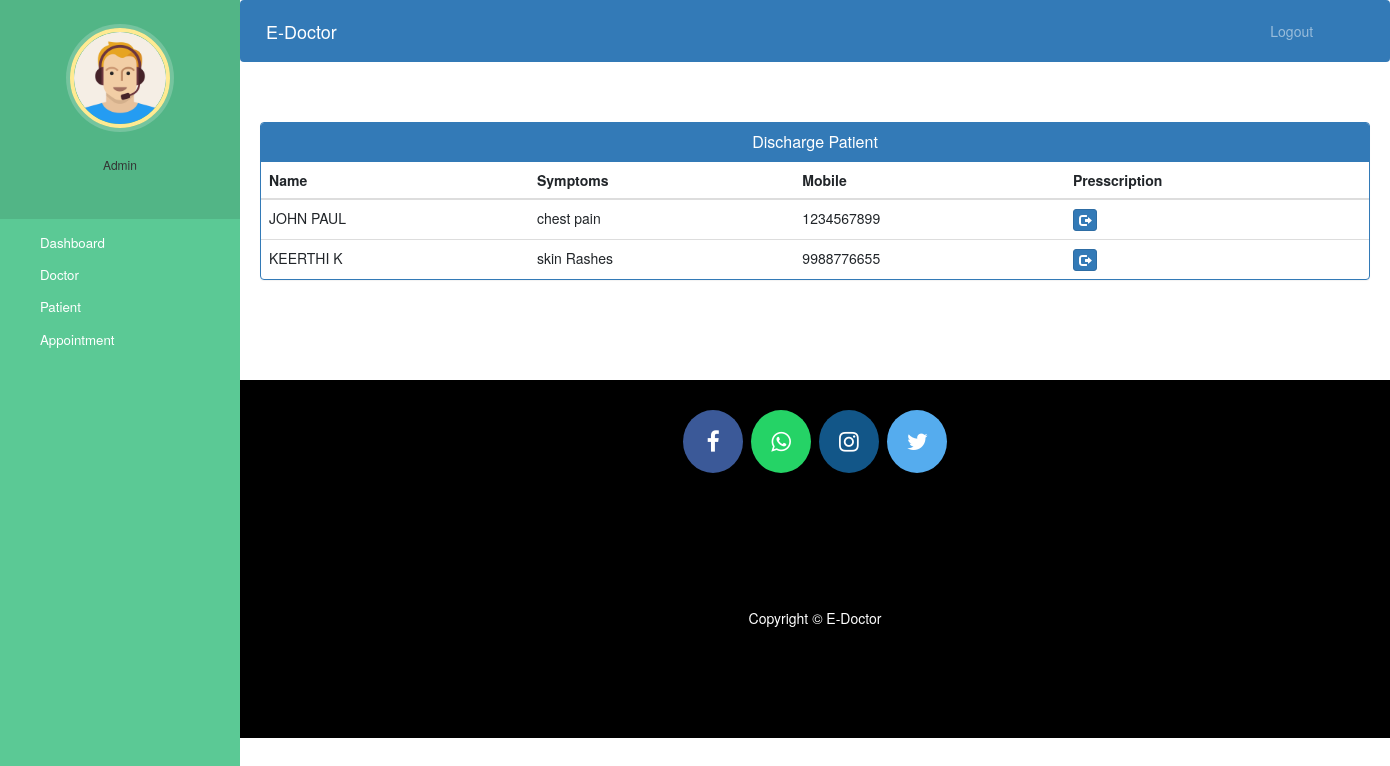
The app's page /admin-press-patient (signed in) with its own data.
### hospital/models.py (models this page shows, shortened)
class Patient(models.Model):
    user=models.OneToOneField(User,on_delete=models.CASCADE)
    profile_pic= models.ImageField(upload_to='profile_pic/PatientProfilePic/',null=True,blank=True)
    address = models.CharField(max_length=40)
    mobile = models.CharField(max_length=40,null=False)
    symptoms = models.CharField(max_length=100,null=False)
    assignedDoctorId = models.PositiveIntegerField(null=False)
    admitDate=models.DateField(auto_now=True)
    status=models.BooleanField(default=False)
    @property
    def get_name(self):
        return self.user.first_name+" "+self.user.last_name

### hospital/views.py (the view)
# urls.py: path('admin-press-patient', views.admin_press_patient_view,name='admin-press-patient'),
@login_required(login_url='adminlogin')
@user_passes_test(is_admin)
def admin_press_patient_view(request):
    patients=models.Patient.objects.all().filter(status__in=[True])
    return render(request,'hospital/admin_press_patient.html',{'patients':patients})

### hospital/views.py (called while the page is built)
def is_admin(user):
    return user.groups.filter(name='ADMIN').exists()

### templates/hospital/admin_press_patient.html (shortened to what this page needs)
{% extends 'hospital/admin_base.html' %}
{% block content %}
<head>
  <link href="//netdna.bootstrapcdn.com/bootstrap/3.0.0/css/bootstrap.min.css" rel="stylesheet" id="bootstrap-css">
</head>
<div class="container">
  <div class="panel panel-primary">
    <div class="panel-heading">
      <h6 class="panel-title">Discharge Patient</h6>
    </div>
    <table class="table table-hover" id="dev-table">
      <thead>
        <tr>
          <th>Name</th>
          <th>Symptoms</th>
          <th>Mobile</th>
          <th>Presscription</th>
        </tr>
      </thead>
      {% for p in patients %}
      <tr>
        <td> {{p.get_name}}</td>
        <td>{{p.symptoms}}</td>
        <td>{{p.mobile}}</td>
        <td><a class="btn btn-primary btn-xs" href="{% url 'press-patient' p.id  %}"><span class="glyphicon glyphicon-log-out"></span></a></td>
      </tr>
      {% endfor %}
    </table>
  </div>
</div>
{% endblock content %}

### static/style.css (style rules this page uses)
body { padding-left: 240px; }

### templates/hospital/admin_base.html (style rules this page uses)
a:link { text-decoration: none; }
a { color: white; }

### templates/hospital/admin_press_patient.html (style rules this page uses)
a:link { text-decoration: none; }
h6 { text-align: center; }

### records on screen
Patient: get_name "JOHN PAUL", symptoms "chest pain", mobile "1234567899"
Patient: get_name "KEERTHI K", symptoms "skin Rashes", mobile "9988776655"
